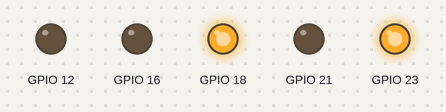
A program run on a simulated Raspberry Pi (BCM pin numbers). Parts: output pins drawn as LEDs (lit = HIGH). What the program prints to the terminal is not drawn.

Above: at 0.07 s.
At 0.7 s:
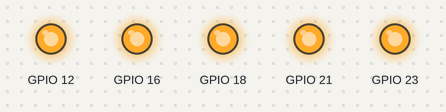
At 1.27 s:
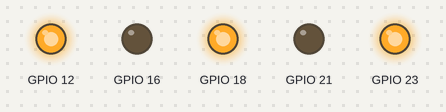
At 3.42 s:
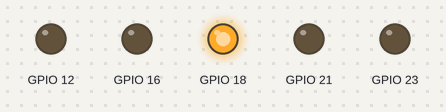
At 4.62 s:
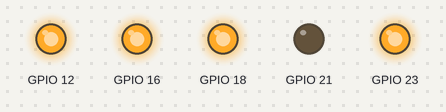
At 5.8 s:
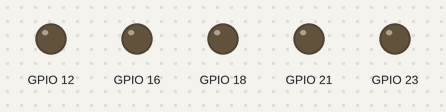
Timing chart, 0 to 7.8 s (numbered marks = the images above):
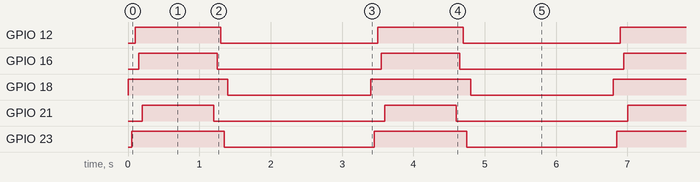

The program:

blinky.py
```python
# Raspberry Pi Blinking Lights
# Learning using Python and the Raspberry Pi GPIO
#
import RPi.GPIO
import time

RPi.GPIO.setmode(RPi.GPIO.BCM)

# LED 1 attached to GPIO18
RPi.GPIO.setup(18, RPi.GPIO.OUT)
# LED 2 attached to GPIO23
RPi.GPIO.setup(23, RPi.GPIO.OUT)
# LED 3 attached to GPIO12
RPi.GPIO.setup(12, RPi.GPIO.OUT)
# LED 4 attached to GPIO16
RPi.GPIO.setup(16, RPi.GPIO.OUT)
# LED 5 attached to GPIO21
RPi.GPIO.setup(21, RPi.GPIO.OUT)

print 'Blinking the lights'
# Number of times to run through cycle
x = 100

y = 0
while  y < x:
   # Turn the LEDs on in sequence
   RPi.GPIO.output(18, True)
   time.sleep(0.05)
   RPi.GPIO.output(23, True)
   time.sleep(0.05)
   RPi.GPIO.output(12, True)
   time.sleep(0.05)
   RPi.GPIO.output(16, True)
   time.sleep(0.05)
   RPi.GPIO.output(21, True)
   time.sleep(1)
   # Turn the LEDs off in reverse sequence
   RPi.GPIO.output(21, False)
   time.sleep(0.05)
   RPi.GPIO.output(16, False)
   time.sleep(0.05)
   RPi.GPIO.output(12, False)
   time.sleep(0.05)
   RPi.GPIO.output(23, False)
   time.sleep(0.05)
   RPi.GPIO.output(18, False)
   time.sleep(2)
   y += 1


print 'Done, cleaning up'
# Clean up the GPIO
RPi.GPIO.cleanup()
```

Measured:
- by itself, GPIO 12: alternates HIGH for 1.2 s and LOW for 2.2 s
- by itself, GPIO 16: alternates HIGH for 1.1 s and LOW for 2.3 s
- by itself, GPIO 18: alternates HIGH for 1.4 s and LOW for 2.0 s
- by itself, GPIO 21: alternates HIGH for 1.0 s and LOW for 2.4 s
- by itself, GPIO 23: alternates HIGH for 1.3 s and LOW for 2.1 s
